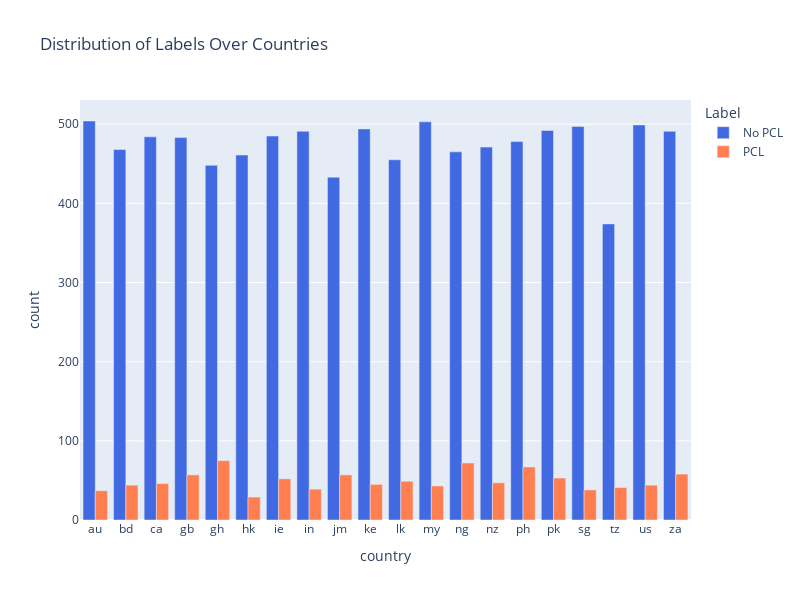

Notebook code cell kept with this figure:
### Code cell
color_discrete_map = {"No PCL": 'royalblue', "PCL": 'coral'}

df_grouped = original_train_data.groupby(['country', 'label']).size().reset_index(name='count')
df_grouped['label'] = df_grouped['label'].replace({0: "No PCL", 1: "PCL"})

fig = px.bar(df_grouped, x='country', y='count', color='label',
             title='Distribution of Labels Over Countries',
             barmode='group',
             color_discrete_map=color_discrete_map)

fig.update_layout(width=800, height=600)
fig.update_layout(legend_title_text='Label')

fig.show()

### Figure 1 — Plotly figure (JSON) as saved in the notebook; plotly's stock layout.template omitted (floating-point values rounded to 4 significant figures)
{"data": [{"alignmentgroup": "True", "hovertemplate": "label=No PCL<br>country=%{x}<br>count=%{y}<extra></extra>", "legendgroup": "No PCL", "marker": {"color": "royalblue", "pattern": {"shape": ""}}, "name": "No PCL", "offsetgroup": "No PCL", "orientation": "v", "showlegend": true, "textposition": "auto", "type": "bar", "x": ["au", "bd", "ca", "gb", "gh", "hk", "ie", "in", "jm", "ke", "lk", "my", "ng", "nz", "ph", "pk", "sg", "tz", "us", "za"], "xaxis": "x", "y": [504, 468, 484, 483, 448, 461, 485, 491, 433, 494, 455, 503, 465, 471, 478, 492, 497, 374, 499, 491], "yaxis": "y"}, {"alignmentgroup": "True", "hovertemplate": "label=PCL<br>country=%{x}<br>count=%{y}<extra></extra>", "legendgroup": "PCL", "marker": {"color": "coral", "pattern": {"shape": ""}}, "name": "PCL", "offsetgroup": "PCL", "orientation": "v", "showlegend": true, "textposition": "auto", "type": "bar", "x": ["au", "bd", "ca", "gb", "gh", "hk", "ie", "in", "jm", "ke", "lk", "my", "ng", "nz", "ph", "pk", "sg", "tz", "us", "za"], "xaxis": "x", "y": [37, 44, 46, 57, 75, 29, 52, 39, 57, 45, 49, 43, 72, 47, 67, 53, 38, 41, 44, 58], "yaxis": "y"}], "layout": {"barmode": "group", "height": 600, "legend": {"title": {"text": "Label"}, "tracegroupgap": 0}, "title": {"text": "Distribution of Labels Over Countries"}, "width": 800, "xaxis": {"anchor": "y", "domain": [0, 1], "title": {"text": "country"}}, "yaxis": {"anchor": "x", "domain": [0, 1], "title": {"text": "count"}}}}
